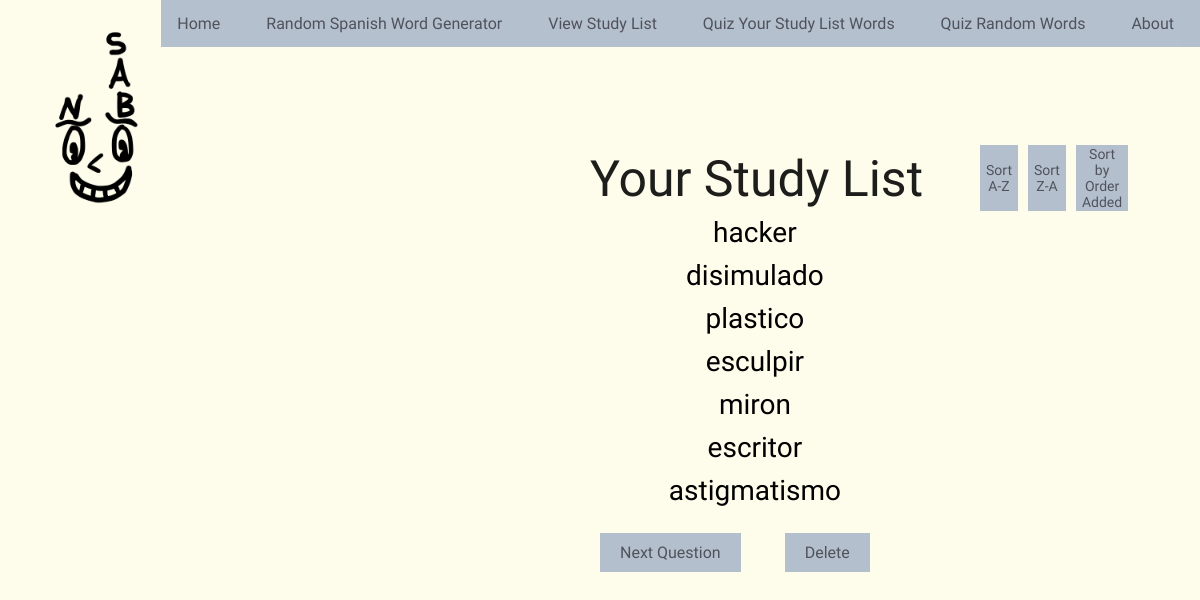
/study-list3, run on an earlier commit of the app's database.
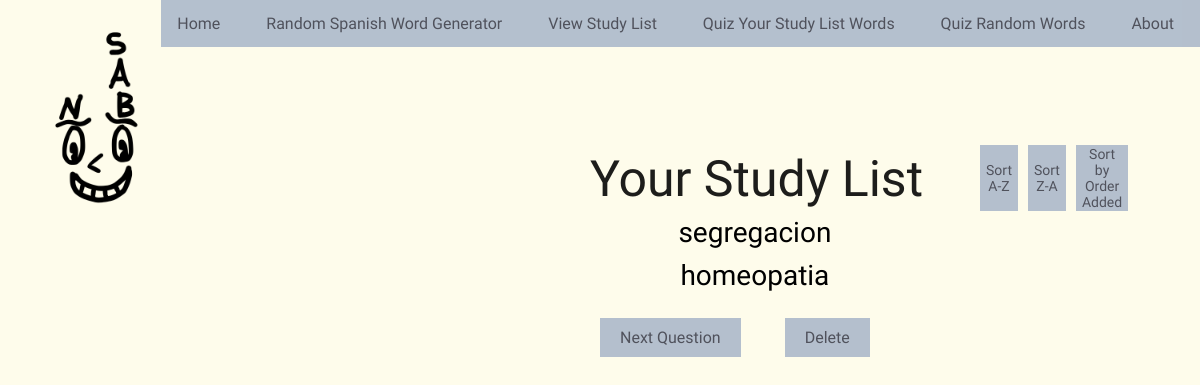
And on a later commit of the database.
### main.py (models this page shows)
class StudyList(db.Model):
    id = db.Column(db.Integer, primary_key=True)
    spanish_word = db.Column(db.String(100), nullable=False, unique=True)
    english_word = db.Column(db.String(100), nullable=False, unique=True)
    spanish_sentence = db.Column(db.String(500), nullable=False, unique=True)
    english_sentence = db.Column(db.String(500), nullable=False, unique=True)
    audio = db.Column(db.String(200), nullable=False, unique=True)

### main.py (the view)
@app.route('/study-list3')
def view_study_list3():
    study_list = StudyList.query.all()
    return render_template('study_list_back_to_random.html', study_list=study_list)

### templates/study_list_back_to_random.html (shortened to what this page needs)
{% extends "template.html" %}
{% block content %}
<!DOCTYPE html>
<html lang="en">
<head>
</head>
<body>
    <div class="study">
        <p class="study-list-text">Your Study List </p>
        {% if not study_list %}
            <p class="empty-cont">It's empty in here!!</p>
        {% else %}
            <div id="word-list-container">
                <div id="sort-container">
                    <button type="button" id="asc-button" onclick="sortAlphabeticalAscending()">Sort A-Z</button>
                    <button type="button" id="desc-button"onclick="sortAlphabeticalDescending()">Sort Z-A</button>
                    <button type="button" id="ord-add-button"onclick="navigateToRoute('/study-list2')">Sort by Order Added</button>
                </div>
                <form method="POST" action="/delete-words" id="delete-form">
                    <ul id="word-list">
                        {% for word in study_list %}
                            <li>
                                <a href="{{ url_for('word_detail', word_id=word.id) }}">{{ word.spanish_word }}</a>
                            </li>
                        {% endfor %}
                    </ul>
                    <div class="button-container">
                        <a href="/random-quiz" id="next-quest2">Next Question</a>
                        <button type="button" id="show-delete-button" onclick="toggleDeleteOptions()">Delete</button>
                    </div>
                </form>
            </div>
    </div>
    {% endif %}
</body>
</html>
{% endblock %}

### templates/template.html (shortened to what this page needs)
<!DOCTYPE html>
<html lang="en" dir="ltr">
  <head>
    <link rel="stylesheet" href="{{ url_for('static', filename='css/style.css') }}">
    <link rel="stylesheet" href="{{ url_for('static', filename='css/study-list.css') }}">
    <link rel="stylesheet" href="{{ url_for('static', filename='css/ran-span-gen.css') }}">
    <link rel="stylesheet" href="{{ url_for('static', filename='css/study-list-quiz.css') }}">
    <link rel="stylesheet" href="{{ url_for('static', filename='css/random-quiz.css') }}">
    <link rel="stylesheet" href="{{ url_for('static', filename='css/correct-answer-random.css') }}">
    <link rel="stylesheet" href="{{ url_for('static', filename='css/correct-answer-study.css') }}">
    <link rel="stylesheet" href="{{ url_for('static', filename='css/word-detail.css') }}">
    <link rel="stylesheet" href="{{ url_for('static', filename='css/study-list-from-random.css') }}">
</head>
  <body>
    <ul class="menu">
      <li class="menu-item"><a href="{{ url_for('home') }}">Home</a></li>
      <li class="menu-item"><a href="{{ url_for('generate_word') }}">Random Spanish Word Generator</a></li>
      <li class="menu-item"><a href="{{ url_for('view_study_list2') }}">View Study List</a></li>
      <li class="menu-item"><a href="{{ url_for('study_list_quiz') }}">Quiz Your Study List Words</a></li>
      <li class="menu-item"><a href="{{ url_for('random_quiz') }}">Quiz Random Words</a></li>
      <li class="menu-item"><a href="{{ url_for('home') }}">About</a></li>
    </ul>
    <header>
      <div class="container">
        <a href="{{ url_for('home') }}">
          <img src="{{ url_for('static', filename='images/NoSabo.png') }}" alt="No Sabo Logo"style="width: 200px; height: auto;">
        </a>
      </div>
    </header>
{% block content %}
{% endblock %}
 </body>
</html>

### static/css/style.css (style rules this page uses)
body { background-color: #fefceb; }
ul.menu { font-family: 'Balsamiq Sans', sans-serif, monospace; list-style-type: none; padding: 0; margin: 0; background-color: #a5b3c8d3; overflow: hidden; max-width: 1200px; position: fixed; top: 0; right: 0; text-align: right; z-index: 1000; }
li.menu-item { display: inline-block; margin-right: 10px; }
li.menu-item a { display: block; color: rgb(80, 82, 92); text-align: center; padding: 14px 16px; text-decoration: none; }

### static/css/study-list.css (style rules this page uses)
#word-list-container { margin-top: 65px; padding: 20px; text-align: center; }
#word-list li { font-family: 'Balsamiq Sans', sans-serif; font-size: 28px; color: #665eb6; list-style-type: none; margin-bottom: 10px; }
#word-list a:link { color: #000000; text-decoration: none; }
#word-list-container { position: absolute; top: 115px; left: 620px; }
.button-container { text-align: right; }
#sort-container { display: flex; gap: 10px; position: absolute; top: -50px; left: 355px; }
#asc-button, #desc-button, #ord-add-button { font-family: 'Balsamiq Sans', sans-serif; font-size: 14px; color: rgb(80, 82, 92); background-color: #a5b3c8d3; border: none; margin-top: 15px; cursor: pointer; }
.study-list-text { position: absolute; top: 100px; left: 590px; font-family: 'Balsamiq Sans', system-ui, -apple-system, BlinkMacSystemFont, 'Segoe UI', 'Helvetica Neue', sans-serif; font-size: 50px; color: rgba(0, 0, 0, 0.885); }
.button-container { text-align: center; }

### static/css/study-list-from-random.css (style rules this page uses)
#show-delete-button, #confirm-delete-button, #cancel-button { font-family: 'Balsamiq Sans', sans-serif; font-size: 16px; color: rgb(80, 82, 92); background-color: #a5b3c8d3; border: none; padding: 10px 20px; margin-top: 10px; cursor: pointer; margin-left: 40px; }
#word-list-container { margin-top: 65px; padding: 20px; text-align: center; margin-left: -40px; }
#word-list li { font-family: 'Balsamiq Sans', sans-serif; font-size: 28px; color: #665eb6; list-style-type: none; margin-bottom: 10px; }
#word-list a:link { color: #000000; text-decoration: none; }
#word-list-container { position: absolute; top: 115px; left: 620px; }
.button-container { text-align: right; }
#sort-container { display: flex; gap: 10px; position: absolute; top: -50px; left: 400px; }
#asc-button, #desc-button, #ord-add-button { font-family: 'Balsamiq Sans', sans-serif; font-size: 14px; color: rgb(80, 82, 92); background-color: #a5b3c8d3; border: none; margin-top: 15px; cursor: pointer; }
.study-list-text { position: absolute; top: 100px; left: 590px; font-family: 'Balsamiq Sans', system-ui, -apple-system, BlinkMacSystemFont, 'Segoe UI', 'Helvetica Neue', sans-serif; font-size: 50px; color: rgba(0, 0, 0, 0.885); }
.button-container { text-align: center; }
#next-quest2 { font-family: 'Balsamiq Sans', sans-serif; font-size: 16px; color: rgb(80, 82, 92); background-color: #a5b3c8d3; border: none; padding: 10px 20px; margin-top: 10px; cursor: pointer; margin-left: 0px; text-decoration: none; }

What changed in the data, as far as the page shows it:
removed StudyList: spanish_word "hacker"
removed StudyList: spanish_word "disimulado"
removed StudyList: spanish_word "plastico"
removed StudyList: spanish_word "esculpir"
removed StudyList: spanish_word "miron"
removed StudyList: spanish_word "escritor"
removed StudyList: spanish_word "astigmatismo"
added StudyList: spanish_word "segregacion"
added StudyList: spanish_word "homeopatia"
